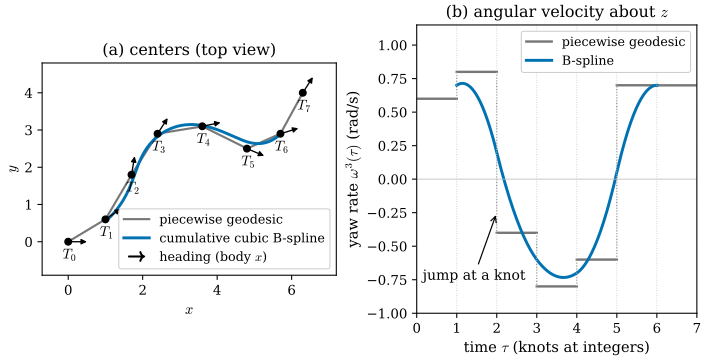

Python code for this plot:
"""Figure 28.4.3: a cumulative cubic B-spline on SE(3) versus piecewise geodesic interpolation (Section 28.4).

Eight control poses T_k (k = 0, ..., 7; body-to-world, body x forward and z up, world z up) with centers on a wavy path and yaw angles
(0, 0.6, 1.4, 1.0, 0.2, -0.4, 0.3, 1.0) rad, placed at times tau = k.
  gray : piecewise interpolation through the control poses: on [k, k+1], SLERP for the rotation and a straight line
         for the center (the SO(3) x R^3 geodesic of Section 28.4).
  blue : the uniform cumulative cubic B-spline (lib/dglie.bspline_SE3, [Sommer20 (23)-(24)], [Lovegrove13]),
         T(tau) = T_i prod_{j=1}^{3} Exp(lambda_j(u) Log(T_{i+j-1}^{-1} T_{i+j})), drawn for tau in [1, 6] with
         i = floor(tau) - 1, u = tau - floor(tau). It does not pass through the control poses.
(a) top view of the centers (dots = control centers, small arrows = body x axes (heading) of the control poses);
(b) the z component omega^3 of the body angular velocity (finite differences) of both curves; dotted lines = knots.
Self-check: the B-spline is continuous with continuous first and second derivatives at the knots (finite differences
from both sides agree), and only 4 control poses affect each segment (moving T_7 does not change T(tau) for
tau <= 4).

Run from the project root:
``PYTHONPATH=tools python3 chapters/28-lie-groups-poses/figures/fig-28-4-3-bspline.py``
"""

import os
import pathlib
import sys

os.environ.setdefault("OMP_NUM_THREADS", "4")
os.environ.setdefault("OPENBLAS_NUM_THREADS", "4")
sys.path.insert(0, str(pathlib.Path(__file__).resolve().parents[1] / "lib"))
import dglie as L  # noqa: E402

import dgfig  # noqa: E402

dgfig.setup()

import matplotlib.pyplot as plt  # noqa: E402
import numpy as np  # noqa: E402

C = dgfig.COLORS
yaws = np.array([0, 0.6, 1.4, 1.0, 0.2, -0.4, 0.3, 1.0])
cent = np.array([[0, 0, 0], [1.0, 0.6, 0.1], [1.7, 1.8, 0.2], [2.4, 2.9, 0.1], [3.6, 3.1, 0.0],
                 [4.8, 2.5, 0.1], [5.7, 2.9, 0.2], [6.3, 4.0, 0.1]])


def ctrl(c, yaw):
    return L.make_T(L.expSO3([0, 0, yaw]) @ L.expSO3([0.05 * np.sin(3 * yaw), 0.0, 0.0]), c)


Ts = [ctrl(c, y) for c, y in zip(cent, yaws)]
NC = len(Ts)


def spline(tau):
    return L.bspline_SE3(Ts, tau - 1.0)


def piecewise(tau):
    k = min(int(np.floor(tau)), NC - 2)
    s = tau - k
    A, Bm = Ts[k], Ts[k + 1]
    Rm = A[:3, :3] @ L.expSO3(s * L.logSO3(A[:3, :3].T @ Bm[:3, :3]))
    return L.make_T(Rm, (1 - s) * A[:3, 3] + s * Bm[:3, 3])


h = 1e-4
taus_s = np.linspace(1.0, 6.0 - h, 1001)
taus_p = np.linspace(0.0, 7.0 - h, 1401)


def yaw_rate(f, taus):
    """z component of the body angular velocity Log(R(t)^T R(t + h))/h (the camera turns mostly about z)."""
    return np.array([L.logSO3(f(t)[:3, :3].T @ f(t + h)[:3, :3])[2] / h for t in taus])


ws = yaw_rate(spline, taus_s)
seg_rates = np.array([yaw_rate(piecewise, [k + 0.5])[0] for k in range(NC - 1)])

# self-checks: continuity of the spline and its derivatives at the knots
for knot in [2.0, 3.0, 4.0, 5.0]:
    e = 1e-3
    left = [spline(knot - k * e) for k in range(3)]
    right = [spline(knot + k * e) for k in range(3)]
    assert np.allclose(spline(knot - 1e-9), spline(knot + 1e-9), atol=1e-7)
    vL = L.logSE3(L.inv_T(left[1]) @ left[0]) / e
    vR = L.logSE3(L.inv_T(right[0]) @ right[1]) / e
    assert np.allclose(vL, vR, atol=5e-3)
    aL = (L.logSE3(L.inv_T(left[1]) @ left[0]) - L.logSE3(L.inv_T(left[2]) @ left[1])) / e ** 2
    aR = (L.logSE3(L.inv_T(right[1]) @ right[2]) - L.logSE3(L.inv_T(right[0]) @ right[1])) / e ** 2
    assert np.allclose(aL, aR, atol=2e-2)
Ts_mod = list(Ts)
Ts_mod[7] = ctrl(cent[7] + np.array([2.0, -3.0, 1.0]), 2.5)
for t in [1.2, 2.5, 3.9]:
    assert np.allclose(L.bspline_SE3(Ts_mod, t - 1.0), spline(t), atol=1e-12)
assert not np.allclose(L.bspline_SE3(Ts_mod, 4.5), spline(5.5))

fig, (ax, bx) = plt.subplots(1, 2, figsize=(8.8, 3.9), gridspec_kw=dict(wspace=0.28, width_ratios=[1.05, 1]))
cp = np.array([piecewise(t)[:3, 3] for t in taus_p])
cs = np.array([spline(t)[:3, 3] for t in taus_s])
ax.plot(cp[:, 0], cp[:, 1], color=C["aux"], lw=1.6, label="piecewise geodesic")
ax.plot(cs[:, 0], cs[:, 1], color=C["tangent"], lw=2.2, label="cumulative cubic B-spline")
for k, T in enumerate(Ts):
    ax.plot(*T[:2, 3], "o", color=C["main"], ms=5, zorder=5)
    f = T[:3, 0]
    ax.annotate("", xy=T[:2, 3] + 0.5 * f[:2], xytext=T[:2, 3],
                arrowprops=dict(arrowstyle="-|>", color=C["main"], lw=1.0, mutation_scale=8, shrinkA=0, shrinkB=0))
    ax.text(T[0, 3] - 0.15, T[1, 3] - 0.45, r"$T_%d$" % k, fontsize=10.5)
ax.set_aspect("equal")
ax.set_xlim(-0.7, 7.2)
ax.set_ylim(-0.9, 4.8)
ax.set_xlabel(r"$x$")
ax.set_ylabel(r"$y$")
ax.plot([], [], color=C["main"], marker=r"$\rightarrow$", ms=12, ls="none", label="heading (body $x$)")
ax.legend(loc="lower right", fontsize=9.5, frameon=True, framealpha=0.95)
ax.set_title("(a) centers (top view)", fontsize=12)

for k in range(NC - 1):
    bx.plot([k, k + 1], [seg_rates[k]] * 2, color=C["aux"], lw=1.8, label="piecewise geodesic" if k == 0 else None)
    if k < NC - 2:
        bx.plot([k + 1, k + 1], [seg_rates[k], seg_rates[k + 1]], color=C["aux"], lw=0.8, ls=":")
bx.plot(taus_s, ws, color=C["tangent"], lw=2.2, label="B-spline")
for k in range(NC):
    bx.axvline(k, color="#CCCCCC", lw=0.7, ls=":")
bx.set_xlabel(r"time $\tau$ (knots at integers)")
bx.set_ylabel(r"yaw rate $\omega^3(\tau)$ (rad/s)")
bx.set_xlim(0, 7)
bx.set_ylim(-1.0, 1.15)
bx.axhline(0, color="#BBBBBB", lw=0.6)
bx.legend(loc="upper right", fontsize=9.5, frameon=True, framealpha=0.95)
bx.set_title("(b) angular velocity about $z$", fontsize=12)
bx.annotate("jump at a knot", xy=(2.0, -0.25), xytext=(0.15, -0.75), fontsize=10.5,
            arrowprops=dict(arrowstyle="->", lw=0.9))

assert np.all(np.abs(np.diff(ws)) < 1e-2)  # samples 0.005 apart: no jumps
print("piecewise yaw rates per segment:", np.round(seg_rates, 3), " spline range:", np.round([ws.min(), ws.max()], 3))
dgfig.save(fig, __file__)
